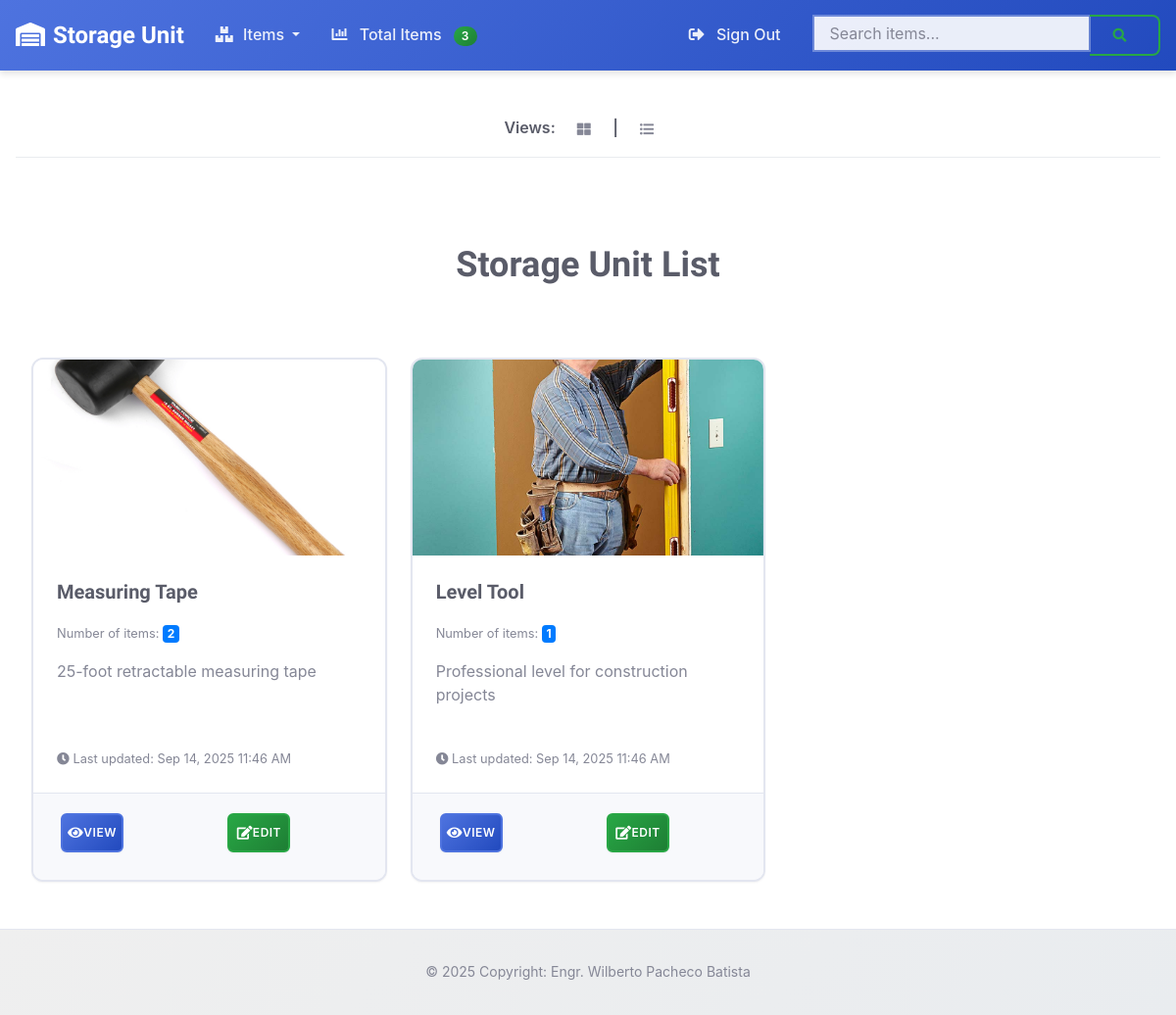
Screenshot of /index.php?script=itemsList (signed in) with the database file from the repository.
### tables this page shows
CREATE TABLE items (
    id INT AUTO_INCREMENT PRIMARY KEY,
    title VARCHAR(255) NOT NULL,
    description TEXT,
    qty INT DEFAULT 1,
    user_id INT NOT NULL,
    category_id INT NULL,
    location_id INT NULL,
    img VARCHAR(255),
    created_at TIMESTAMP DEFAULT CURRENT_TIMESTAMP,
    updated_at TIMESTAMP DEFAULT CURRENT_TIMESTAMP ON UPDATE CURRENT_TIMESTAMP,
    FOREIGN KEY (user_id) REFERENCES users(id) ON DELETE CASCADE,
    FOREIGN KEY (category_id) REFERENCES categories(id) ON DELETE SET NULL,
    FOREIGN KEY (location_id) REFERENCES locations(id) ON DELETE SET NULL,
    INDEX idx_user_id (user_id),
    INDEX idx_title (title),
    INDEX idx_category_id (category_id),
    INDEX idx_location_id (location_id)
);

### app/Controllers/ItemController.php (called while the page is built, shortened)
<?php
class ItemController
{
    public function getAllItems($userId, $conn)
    {
        try {
            $connection = $conn->getConnection();
            $sql = "SELECT * FROM items WHERE user_id = :user_id ORDER BY updated_at DESC";
            $stmt = $connection->prepare($sql);
            $stmt->bindParam(':user_id', $userId);
            $stmt->execute();
            return $stmt->fetchAll();
        } catch (\Exception $e) {
            return [];
        }
    }
}

### resources/views/items/itemsList.php (the view)
<div class="views" role="toolbar" aria-label="View options">
    <p> Views:
        <button type="button" class="btn btn-link p-0" aria-label="Switch to grid view" title="Grid view">
            <i class="fas fa-th-large" aria-hidden="true"></i>
        </button> |
        <button type="button" class="btn btn-link p-0" aria-label="Switch to list view" title="List view">
            <i class="fas fa-list-ul" aria-hidden="true"></i>
        </button>
    </p>
    <div class="dropdown-divider"></div>
</div>
<main class="container pt-3 pb-3 cards" role="main" aria-labelledby="items-heading">
    <h1 id="items-heading" class="text-center mt-5 mb-5">
        Storage Unit List
    </h1>
    <?php
$controller = new \StorageUnit\Controllers\ItemController;
$conn = new \StorageUnit\Database\Connection;
$items = $controller->getAllItems($_SESSION['user_id'], $conn);
?>
    <div class="cards-container" role="grid" aria-label="Storage items">
        <?php
foreach ($items as $item):
    if (strlen($item['description']) > 100):
        $description = substr($item['description'], 0, 100) . ' ...';
    else:
        $description = $item['description'];
    endif;
    ?>
    <div class="card-item" role="gridcell">
            <article class="card h-100">
            <?php
$item['img'] = $item['img'] ?? 'image-not-found.png';
?>
            <img src="/uploads/<?=$item['img']?>" class="card-img-top"
                 alt="<?=htmlspecialchars($item['title'])?> - Storage item image"
                 loading="lazy">
            <div class="card-body">
                <h2 class="card-title h5">
                    <?=htmlspecialchars($item['title'])?>
                </h2>
                <p class="card-text qty">
                    <small class="text-muted">Number of items: </small>
                    <span class="badge badge-primary" aria-label="<?=$item['qty']?> items">
                        <?=$item['qty']?>
                    </span>
                </p>
                <p class="card-text description">
                    <?=htmlspecialchars($description)?>
                </p>
                <p class="card-text">
                    <small class="text-muted">
                        <i class="fas fa-clock" aria-hidden="true"></i>
                        Last updated: <?=date('M j, Y g:i A', strtotime($item['updated_at']))?>
                    </small>
                </p>
            </div>
            <footer class="card-footer">
                <div class="row">
                    <div class="col-sm-6 mb-2">
                        <a class="btn btn-primary btn-view btn-block"
                           href="<?=$_SERVER['PHP_SELF']?>?script=viewItem&id=<?=$item['id']?>"
                           aria-label="View details for <?=htmlspecialchars($item['title'])?>">
                            <i class="fas fa-eye" aria-hidden="true"></i>
                            View
                        </a>
                    </div>
                    <div class="col-sm-6">
                        <a href="<?=$_SERVER['PHP_SELF']?>?script=editItem&id=<?=$item['id']?>"
                           class="btn btn-success btn-edit btn-block"
                           aria-label="Edit <?=htmlspecialchars($item['title'])?>">
                            <i class="fas fa-edit" aria-hidden="true"></i>
                            Edit
                        </a>
                    </div>
                </div>
            </footer>
        </article>
</div>
        <?php endforeach; ?>
    </div>
</main>
</div>

### rows the page displays
items: img (picture), title "Measuring Tape", qty "2", description "25-foot retractable measuring tape", updated_at "Sep 14, 2025 11:46 AM"
items: img (picture), title "Level Tool", qty "1", description "Professional level for construction projects", updated_at "Sep 14, 2025 11:46 AM"

### other values shown
$totalItems "3"
